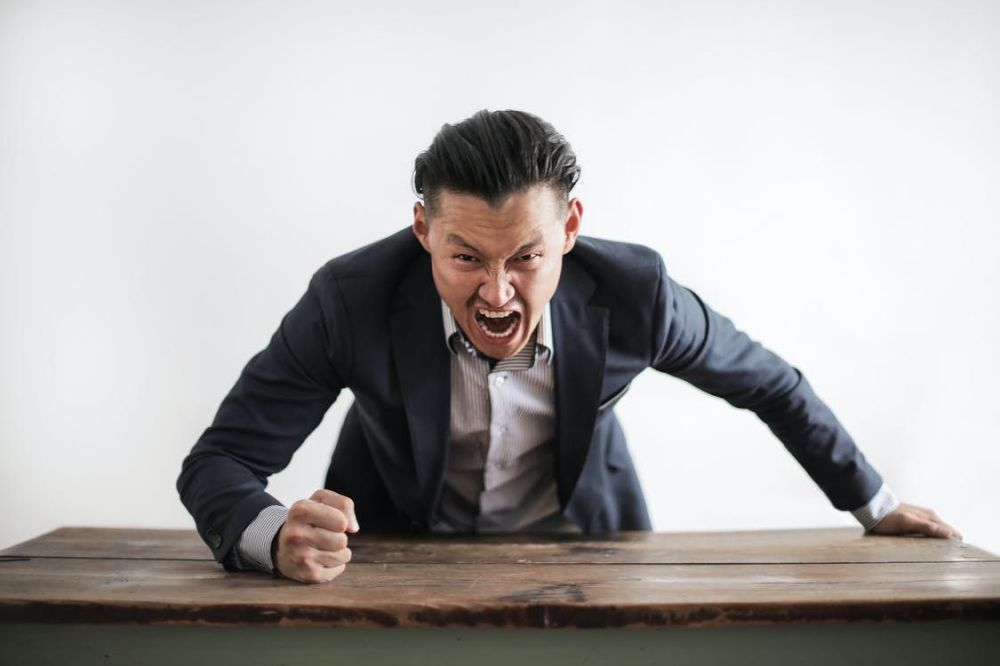
#> input picture Images/lol.jpg, 1000 x 666 px, found by its file name
$ python CW_lesson4.py
#> lines starting #> are read from the running program, lines starting #| are printed output that depends on the picture; after the words box and inside, x2 and y2 are one past the last pixel; in counts of white or black regions, pixels touching at a corner belong together
import cv2
import numpy as np

img = cv2.imread('Images/lol.jpg')
#> img is the input picture: shape (666, 1000, 3); mean B, G, R 168.9, 169.7, 172.2
scale = 1
img = cv2.resize(img, (int(img.shape[1] // scale), int(img.shape[0] // scale)))

#make a copy
img_copy = img.copy()
img_copy = cv2.cvtColor(img_copy, cv2.COLOR_BGR2GRAY)
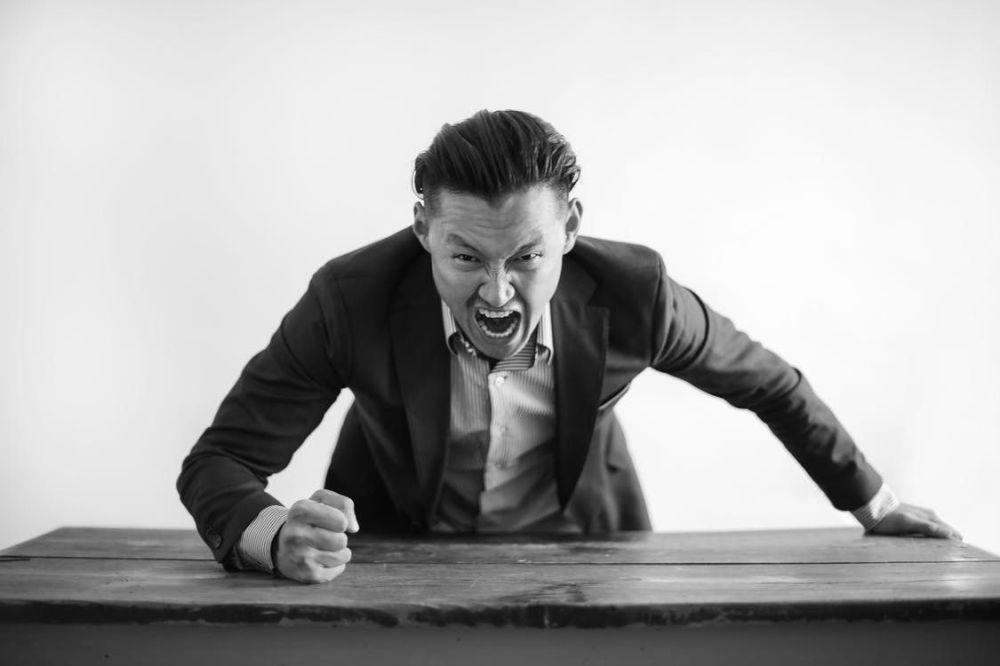
#> img_copy: shape (666, 1000); min 3, max 255, mean 170.4
img_copy_color = img.copy()

img_copy = cv2.GaussianBlur(img_copy, (5, 5), 2)
#розмиваємо фон, щоб полегшити комп'ютеру роботу

img_copy = cv2.equalizeHist(img_copy)
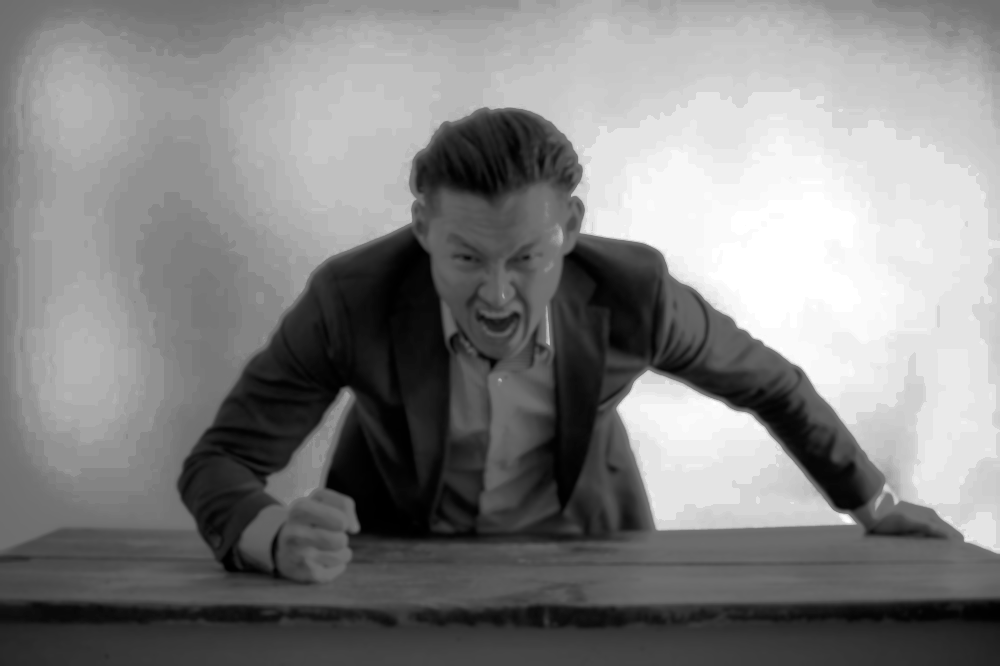
#> img_copy: shape (666, 1000); min 0, max 255, mean 129.5
#посилення контрасту

img_copy = cv2.Canny(img_copy, 100, 150)
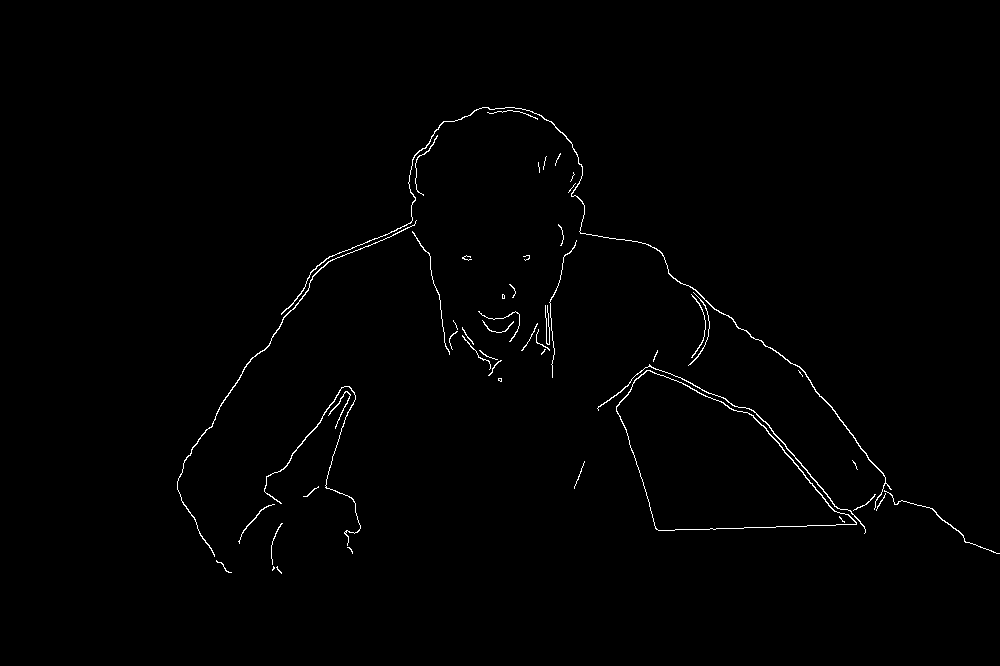
#> img_copy: shape (666, 1000); 0.79% white in thin lines or dots, all inside (x1, y1, x2, y2) = (177, 107, 1000, 574)
#задається певний діапазон, наскільки обширну кількість кольорів ти хочеш вивести

contours, hierarchy = cv2.findContours(img_copy,
cv2.RETR_EXTERNAL, cv2.CHAIN_APPROX_SIMPLE)
#> contours = 49 contours, 39 with area under 20; largest, box (x1, y1, x2, y2) and area: (616, 370, 857, 531) 21684, (281, 107, 892, 510) 328, (177, 220, 417, 557) 166, (597, 364, 866, 534) 149, (264, 386, 361, 546) 107
#пошук контурів
#RETR_EXTERNAL - РЕЖИМ ОТРИМАННЯ КОНТУРІВ, ЗНАХОДИТЬ КРАЙНІ КОНТУРИ
#кщо наш об'єкт має дірки, то вони будуть ігноруватися
#CHAIN_APPROX_SIMPLE - проксимація - процес наближення вираження
# одних величин або об'єктів через інші

#малювання контурів, прямокутників та тексту
#в циклі перебирається кожен контур
for cnt in contours:
    area = cv2.contourArea(cnt) #визначити площу контура
    if area > 50:
        x, y, w, h = cv2.boundingRect(cnt) #створює найменший прямокутник, який повністю містить в собі контур  #беремо 4 координати для 2 точок, щоб створити прямокутник
        cv2.drawContours(img_copy_color, [cnt], -1, (0, 255, 0), 2)
        cv2.rectangle(img_copy_color, (x, y), (x + w, y + h), (0, 255, 0), 2)
        text_y = y - 5 if y - 5 > 10 else y + 15
        text = f'x: {x}, y: {y}, S: {int(area)}'
        cv2.putText(img_copy_color, text, (x, text_y), cv2.FONT_HERSHEY_SIMPLEX, 0.5, (0, 0, 255), 2)
#> this loop made 49 passes
#> (area, x, y, w, h, text_y, text) on passes 14, 17, 18, 41, 49: (107, 264, 386, 97, 160, 381, 'x: 264, y: 386, S: 107'), (21684.5, 616, 370, 241, 161, 365, 'x: 616, y: 370, S: 21684'), (149, 597, 364, 269, 170, 359, 'x: 597, y: 364, S: 149'), (166, 177, 220, 240, 337, 215, 'x: 177, y: 220, S: 166'), (328.5, 281, 107, 611, 403, 102, 'x: 281, y: 107, S: 328')
#> area on passes 6, 9, 13, 32, 39: 24.5, 36.5, 29, 21.5, 21
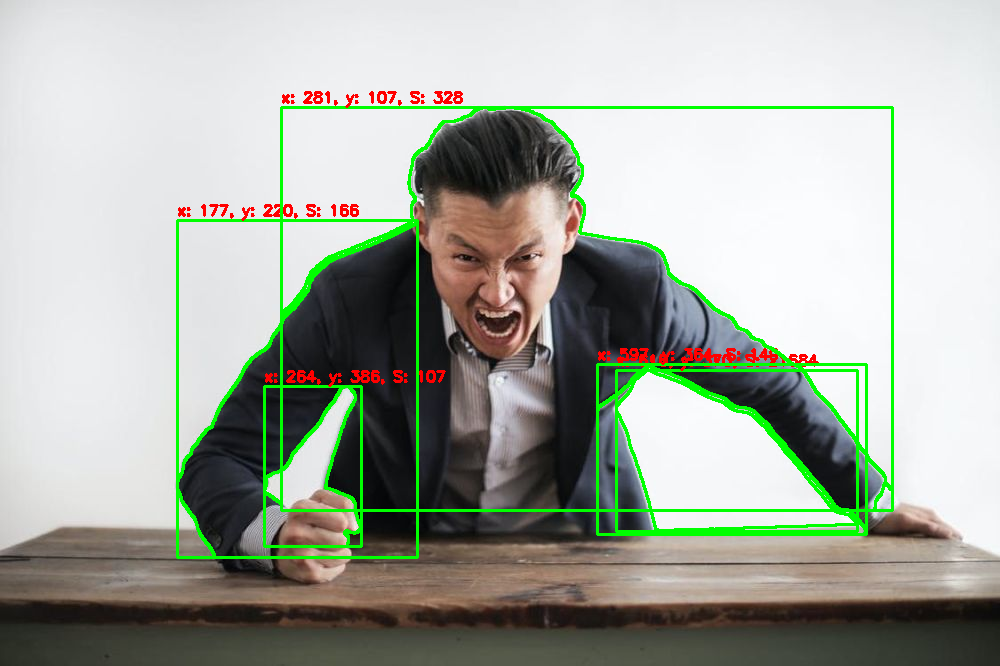
#> img_copy_color: shape (666, 1000, 3); 4.53% of pixels changed, all inside (x1, y1, x2, y2) = (176, 91, 894, 559)
#[cnt] = список контурів, просто cnt - один контур, -1 - малювати всі контури  з масиву, колір, 2 - товщина


cv2.imshow('woman copy', img_copy)
cv2.imshow('woman', img)
cv2.imshow('woman copy color', img_copy_color)

cv2.waitKey(0)
cv2.destroyAllWindows()

$ run again, with Images/man.jpg copied over Images/lol.jpg
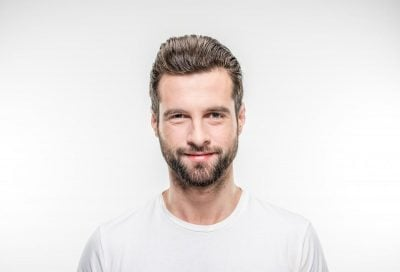
#> input picture Images/man.jpg, 400 x 272 px, found by its file name
#> img is the input picture: shape (272, 400, 3); mean B, G, R 227.6, 229, 233.3
#> `img_copy = cv2.equalizeHist(img_copy)`:
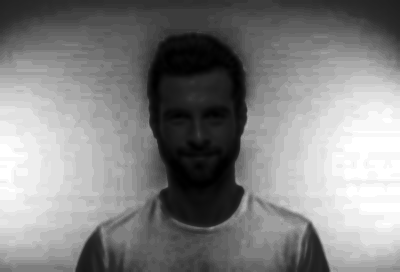
#> img_copy: shape (272, 400); min 0, max 255, mean 131.1
#> `img_copy = cv2.Canny(img_copy, 100, 150)`:
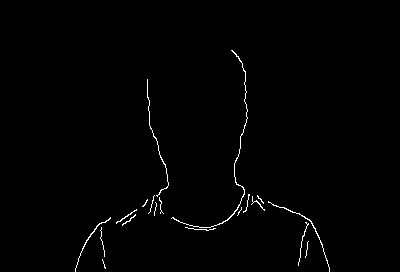
#> img_copy: shape (272, 400); 0.88% white in thin lines or dots, all inside (x1, y1, x2, y2) = (75, 50, 330, 272)
#> contours = 19 contours, 16 with area under 20; largest, box (x1, y1, x2, y2) and area: (171, 50, 248, 228) 42, (268, 201, 330, 272) 26, (75, 217, 111, 272) 23
#> the loop `for cnt in contours:` made 19 passes
#> area on passes 6, 11, 19: 23, 26, 42
